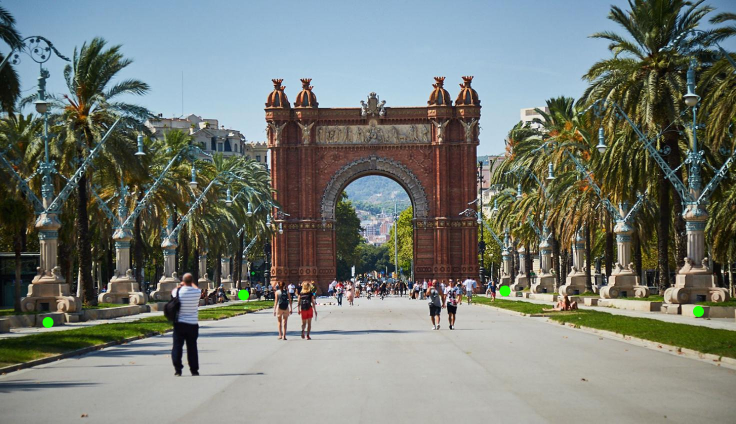
#> input picture DAY_05/data/BCN_corners.jpg, 1472 x 848 px (shown at 1/2 size)
$ python -i transformations.py   (imports and definitions only)
#> lines starting #> are read from the running program, lines starting #| are printed output that depends on the picture; after the words box and inside, x2 and y2 are one past the last pixel; in counts of white or black regions, pixels touching at a corner belong together
#> further down, picture is the input picture: shape (848, 1472, 3); mean B, G, R 116.1, 122.8, 117.3
import cv2
import imutils
import numpy as np


# [41 lines left out: functions four_point_transform, four_point_transform_geo, not called in this run]

def find_markers(image):
    lower_green = np.array([0, 200, 0])
    upper_green = np.array([40, 255, 50])
    mask = cv2.inRange(image, lower_green, upper_green)
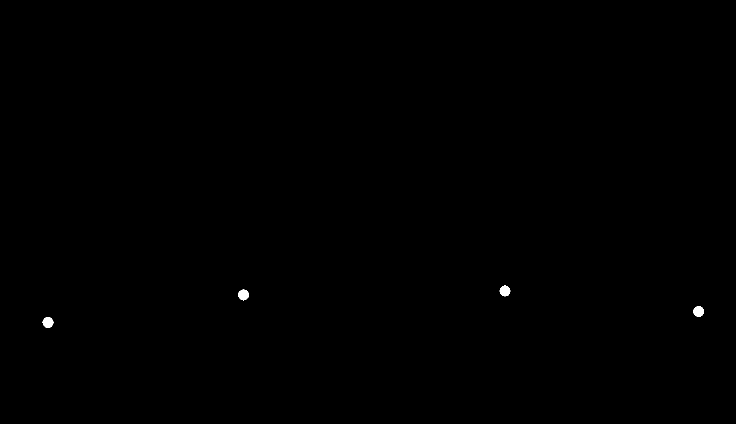
#> mask: shape (848, 1472) (shown at 1/2 size); 0.11% white; 4 white regions, box (x1, y1, x2, y2) and area: (85, 634, 107, 656) 357, (476, 579, 498, 601) 356, (1386, 612, 1408, 634) 350, (999, 571, 1021, 593) 348
    # cv2.imshow('marked', mask)
    # cv2.waitKey(0)
    res = cv2.bitwise_and(image, image, mask=mask)
    blurred = cv2.GaussianBlur(res, (11, 11), cv2.BORDER_DEFAULT)
    gray = cv2.cvtColor(blurred, cv2.COLOR_BGR2GRAY)
    thresh = cv2.threshold(gray, 60, 255, cv2.THRESH_BINARY)[1]
#> thresh: shape (848, 1472); 0.12% white; 4 white regions
    thresh = imutils.resize(thresh, width=image.shape[1])
    cnts = cv2.findContours(thresh, cv2.RETR_EXTERNAL,
                            cv2.CHAIN_APPROX_SIMPLE)
#> cnts = 4 contours; box (x1, y1, x2, y2) and area: (85, 634, 107, 656) 359, (476, 579, 498, 601) 357, (1386, 612, 1408, 634) 354, (999, 571, 1021, 593) 352
    cnts = imutils.grab_contours(cnts)
    centroids = np.asarray([[0, 0]])[1:]
    for ind, c in enumerate(cnts):
        M = cv2.moments(c)
        cX = int(M["m10"] / M["m00"])
        cY = int(M["m01"] / M["m00"])
        markers = np.asarray([[cX, cY]])
        centroids = np.concatenate((centroids, markers), axis=0)
#> this loop made 4 passes
#> (cX, cY, centroids) on passes 2 to 4: (1396, 622, [[95, 644], [1396, 622]]), (486, 589, [[95, 644], [1396, 622], [486, 589]]), (1009, 581, [[95, 644], [1396, 622], [486, 589], [1009, 581]])
#> (cX, cY) on pass 1: (95, 644)
        # cv2.putText(image, str(ind), (cX, cY), cv2.FONT_HERSHEY_SIMPLEX, 0.7, (0,255,0), 2)
    # cv2.imshow('marked', image)
    # cv2.waitKey(0)
    return centroids


# [116 lines left out: functions sort_markers, warpPerspectivePadded, not called in this run]

>>> import cv2
>>> picture = cv2.imread('data/BCN_corners.jpg')
>>> result = find_markers(picture)
#> result = [[95, 644], [1396, 622], [486, 589], [1009, 581]]
